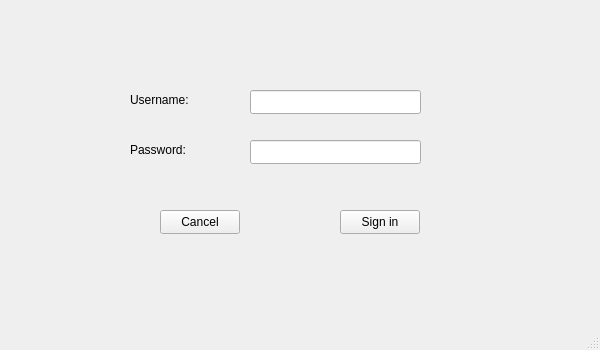
<?xml version="1.0" encoding="UTF-8"?>
<ui version="4.0">
 <class>WindowCreate</class>
 <widget class="QMainWindow" name="WindowCreate">
  <property name="geometry">
   <rect>
    <x>0</x>
    <y>0</y>
    <width>600</width>
    <height>350</height>
   </rect>
  </property>
  <property name="windowTitle">
   <string>Create new account</string>
  </property>
  <widget class="QWidget" name="centralwidget">
   <widget class="QLabel" name="label">
    <property name="geometry">
     <rect>
      <x>130</x>
      <y>90</y>
      <width>71</width>
      <height>20</height>
     </rect>
    </property>
    <property name="text">
     <string>Username:</string>
    </property>
   </widget>
   <widget class="QLabel" name="label_2">
    <property name="geometry">
     <rect>
      <x>130</x>
      <y>140</y>
      <width>81</width>
      <height>20</height>
     </rect>
    </property>
    <property name="text">
     <string>Password:</string>
    </property>
   </widget>
   <widget class="QLineEdit" name="lineEdit">
    <property name="geometry">
     <rect>
      <x>250</x>
      <y>90</y>
      <width>171</width>
      <height>24</height>
     </rect>
    </property>
   </widget>
   <widget class="QLineEdit" name="lineEdit_2">
    <property name="geometry">
     <rect>
      <x>250</x>
      <y>140</y>
      <width>171</width>
      <height>24</height>
     </rect>
    </property>
   </widget>
   <widget class="QPushButton" name="pbSignin">
    <property name="geometry">
     <rect>
      <x>340</x>
      <y>210</y>
      <width>80</width>
      <height>24</height>
     </rect>
    </property>
    <property name="text">
     <string>Sign in</string>
    </property>
   </widget>
   <widget class="QPushButton" name="pbCancel">
    <property name="geometry">
     <rect>
      <x>160</x>
      <y>210</y>
      <width>80</width>
      <height>24</height>
     </rect>
    </property>
    <property name="text">
     <string>Cancel</string>
    </property>
   </widget>
  </widget>
  <widget class="QMenuBar" name="menubar">
   <property name="geometry">
    <rect>
     <x>0</x>
     <y>0</y>
     <width>600</width>
     <height>21</height>
    </rect>
   </property>
  </widget>
  <widget class="QStatusBar" name="statusbar"/>
 </widget>
 <resources/>
 <connections/>
</ui>
